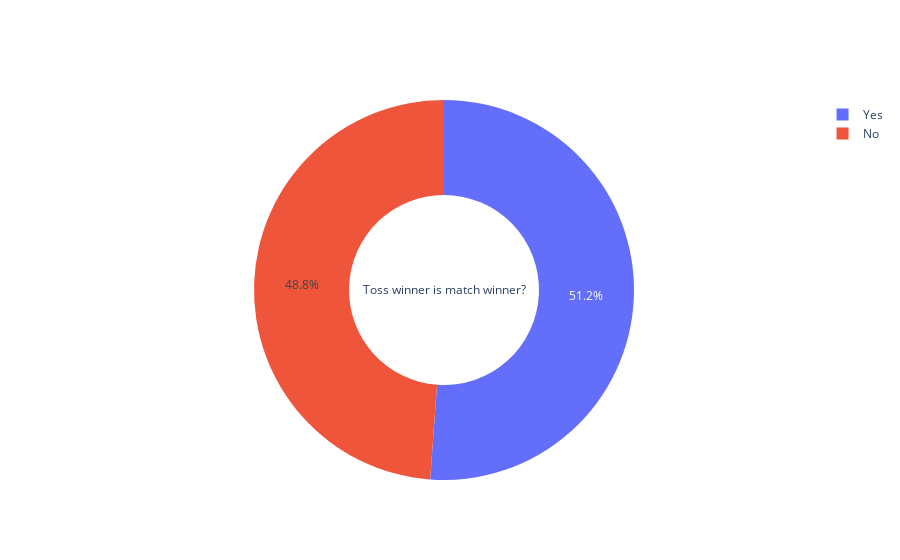

This figure's notebook cell:
### Code cell
colors = ['gold', 'darkorange']

labels = ['Yes','No']
values = [351/(335+351),335/(335+351)]

fig = go.Figure(data=[go.Pie(labels=labels, values=values, hole=.5,title='Toss winner is match winner?')])
fig.show()

### Figure 1 — Plotly figure (JSON) as saved in the notebook; plotly's stock layout.template omitted (floating-point values rounded to 4 significant figures)
{"data": [{"hole": 0.5, "labels": ["Yes", "No"], "title": {"text": "Toss winner is match winner?"}, "type": "pie", "values": [0.5117, 0.4883]}], "layout": {}}
